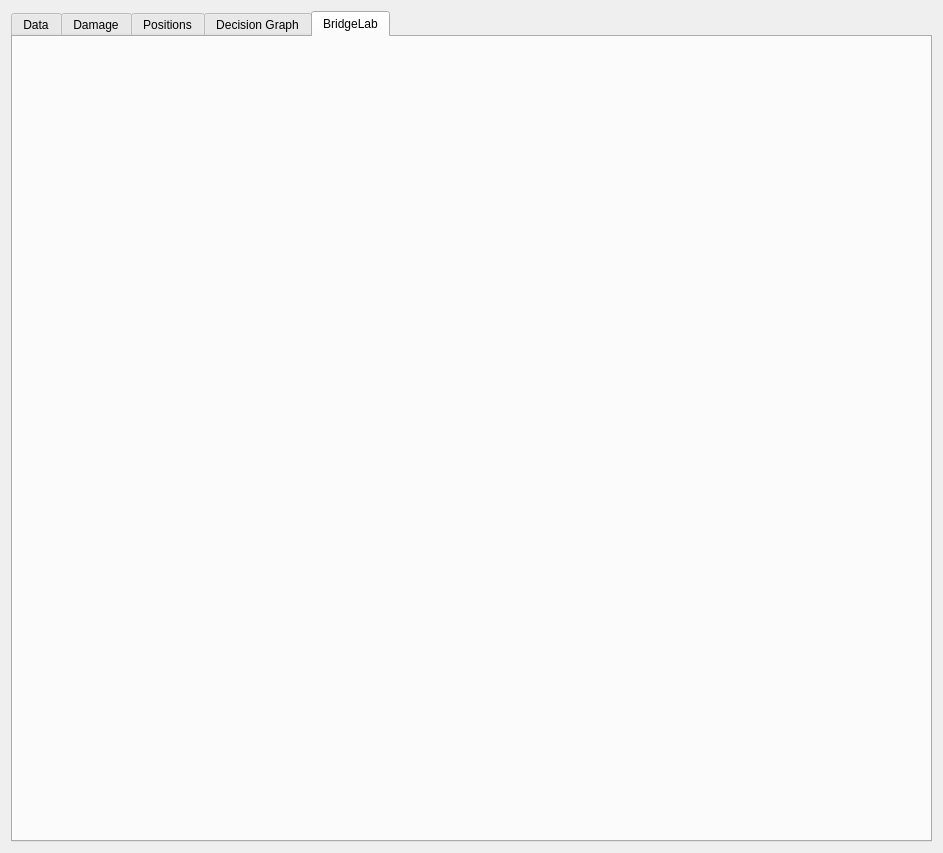
<?xml version="1.0" encoding="UTF-8"?>
<ui version="4.0">
 <class>SessionView</class>
 <widget class="QWidget" name="SessionView">
  <property name="geometry">
   <rect>
    <x>0</x>
    <y>0</y>
    <width>943</width>
    <height>853</height>
   </rect>
  </property>
  <property name="windowTitle">
   <string>Form</string>
  </property>
  <layout class="QVBoxLayout" name="verticalLayout">
   <item>
    <widget class="QTabWidget" name="tabWidget">
     <property name="currentIndex">
      <number>4</number>
     </property>
     <widget class="QWidget" name="tab_data">
      <attribute name="title">
       <string>Data</string>
      </attribute>
     </widget>
     <widget class="QWidget" name="tab_damage_vs_time">
      <attribute name="title">
       <string>Damage</string>
      </attribute>
     </widget>
     <widget class="QWidget" name="tab_xy_positions">
      <attribute name="title">
       <string>Positions</string>
      </attribute>
     </widget>
     <widget class="QWidget" name="tab_decision_graph">
      <attribute name="title">
       <string>Decision Graph</string>
      </attribute>
     </widget>
     <widget class="QWidget" name="tab_bridge_lab">
      <attribute name="title">
       <string>BridgeLab</string>
      </attribute>
     </widget>
    </widget>
   </item>
  </layout>
 </widget>
 <resources/>
 <connections/>
</ui>
